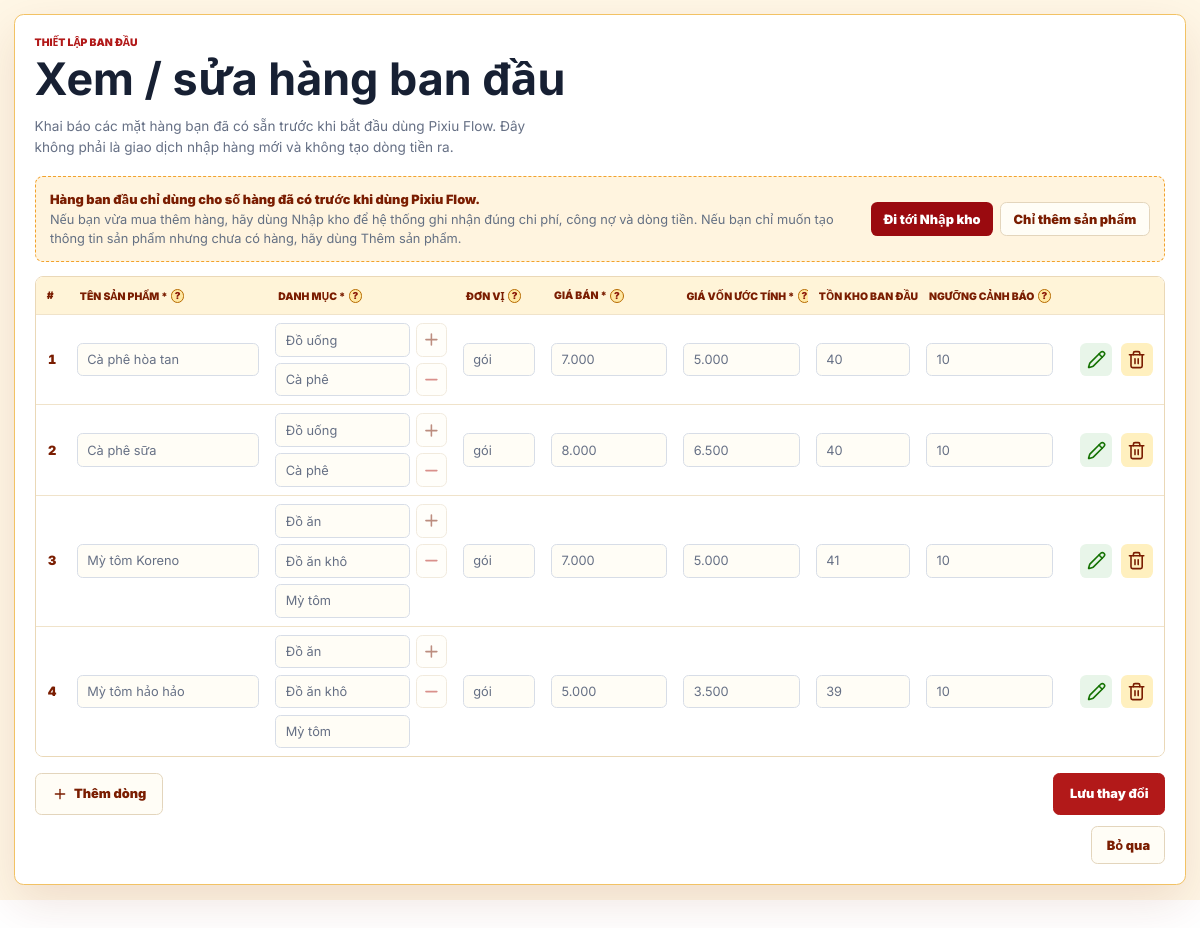
Screenshot of /setup/products/ (signed in) with the database file from the repository.
### core/models.py (models this page shows, shortened)
class TimeStampedModel(models.Model):
    user = models.ForeignKey(User, on_delete=models.CASCADE, null=True)
    created_at = models.DateTimeField(auto_now_add=True)
    updated_at = models.DateTimeField(auto_now=True)
    class Meta:
        abstract = True

class Product(TimeStampedModel):
    name = models.CharField(max_length=255)
    sku = models.CharField(
        max_length=20,
        blank=True,
        db_index=True,
        help_text="Mã sản phẩm tự động. Ví dụ: CF-001",
    )
    category = models.CharField(max_length=100, blank=True)
    unit = models.CharField(max_length=50)
    alert_threshold = models.PositiveIntegerField(default=10)
    price_sell = models.DecimalField(max_digits=12, decimal_places=0, default=0)
    price_buy_latest = models.DecimalField(max_digits=12, decimal_places=0, default=0)
    supplier_name = models.CharField(max_length=255, blank=True)
    stock_quantity = models.IntegerField(default=0)
    is_active = models.BooleanField(default=True)
    class Meta:
        unique_together = [("user", "sku")]
        ordering = ['name']

class OpeningStock(TimeStampedModel):
    product = models.ForeignKey(
        Product,
        on_delete=models.CASCADE,
        related_name='opening_stocks'
    )
    quantity = models.PositiveIntegerField()
    estimated_unit_cost = models.DecimalField(max_digits=12, decimal_places=0, default=0)
    stock_date = models.DateField(blank=True, null=True)
    note = models.TextField(blank=True)
    class Meta:
        ordering = ['-created_at']

### core/views.py (the view, shortened to what this page needs)
# urls.py: path('setup/products/', views.setup_products_view, name='setup_products'),
def setup_products_view(request):
    rows = []
    errors = []
    user_products = for_user(Product, request.user).filter(is_active=True).order_by('name')
    user_sales = for_user(Sale, request.user)
    user_purchases = for_user(Purchase, request.user)
    user_expenses = for_user(Expense, request.user)
    user_opening_stocks = for_user(OpeningStock, request.user)
    has_transactions = user_sales.exists() or user_purchases.exists() or user_expenses.exists()
    has_opening_stock = user_opening_stocks.exists()
    if not rows and request.method != 'POST':
        for opening_stock in user_opening_stocks.select_related('product').order_by('product__name', 'id'):
            product = opening_stock.product
            rows.append({
                'product_id': str(product.id),
                'product_name': product.name,
                'category': product.category,
                'unit': product.unit,
                'price_sell': product.price_sell,
                'quantity': opening_stock.quantity,
                'estimated_unit_cost': opening_stock.estimated_unit_cost,
                'alert_threshold': product.alert_threshold,
                'has_product_transactions': has_transactions,
                'has_opening_stock': True,
                'delete_opening_stock': '0',
                'confirm_opening_change': '0',
            })
    return render(request, 'core/setup_products.html', {
        'rows': rows,
        'errors': errors,
        'has_transactions': has_transactions,
        'has_opening_stock': has_opening_stock,
        'form_submitted': request.method == 'POST' or has_opening_stock,
    })

### core/views.py (called while the page is built)
def for_user(model, user):
    if not user or not user.is_authenticated:
        return model.objects.none()
    return model.objects.filter(user=user)

### core/templates/core/setup_products.html (shortened to what this page needs)
{% load static %}
<!DOCTYPE html>
<html lang="vi">
<head>
    <link rel="stylesheet" href="{% static 'core/css/styles.css' %}">
</head>
<body>
<main class="onboarding-shell onboarding-shell--wide">
    <section class="opening-wizard setup-products-page">
        <header class="opening-wizard__head">
            <div>
                <p class="onboarding-kicker">Thiết lập ban đầu</p>
                <h1>{% if has_opening_stock %}Xem / sửa hàng ban đầu{% else %}Khai báo hàng ban đầu{% endif %}</h1>
                <p>Khai báo các mặt hàng bạn đã có sẵn trước khi bắt đầu dùng Pixiu Flow. Đây không phải là giao dịch nhập hàng mới và không tạo dòng tiền ra.</p>
            </div>
        </header>
        <div class="opening-guidance">
            <div>
                <strong>Hàng ban đầu chỉ dùng cho số hàng đã có trước khi dùng Pixiu Flow.</strong>
                <span>Nếu bạn vừa mua thêm hàng, hãy dùng Nhập kho để hệ thống ghi nhận đúng chi phí, công nợ và dòng tiền. Nếu bạn chỉ muốn tạo thông tin sản phẩm nhưng chưa có hàng, hãy dùng Thêm sản phẩm.</span>
            </div>
            <div class="opening-guidance__actions">
                <a href="/expenses/create/?mode=purchase">Đi tới Nhập kho</a>
                <a href="/products/create/" class="opening-guidance__secondary">Chỉ thêm sản phẩm</a>
            </div>
        </div>
        <form method="post" id="setupProductsForm" autocomplete="off" data-preserve-values="{{ form_submitted|yesno:'1,0' }}" data-has-transactions="{{ has_transactions|yesno:'1,0' }}" data-edit-unlocked="{% if has_transactions %}0{% else %}1{% endif %}">
            <div class="opening-table-wrap setup-products-table-wrap">
                <table class="opening-table setup-products-table">
                    <thead>
                        <tr>
                            <th>#</th>
                            <th><span class="opening-th-content">Tên sản phẩm * <button type="button" class="opening-column-help" aria-label="Giải thích cột Tên sản phẩm" data-tooltip="Tên mặt hàng bạn đang có trong kho, ví dụ: Cà phê sữa, Áo thun trắng."><span aria-hidden="true">?</span></button></span></th>
                            <th><span class="opening-th-content">Danh mục * <button type="button" class="opening-column-help" aria-label="Giải thích cột Danh mục" data-tooltip="Nhóm sản phẩm để dễ quản lý. Có thể nhập dạng nhiều cấp, ví dụ: Đồ uống / Cà phê."><span aria-hidden="true">?</span></button></span></th>
                            <th><span class="opening-th-content">Đơn vị <button type="button" class="opening-column-help" aria-label="Giải thích cột Đơn vị" data-tooltip="Đơn vị bán hoặc theo dõi tồn kho, ví dụ: cái, hộp, gói, ly, kg."><span aria-hidden="true">?</span></button></span></th>
                            <th><span class="opening-th-content">Giá bán * <button type="button" class="opening-column-help" aria-label="Giải thích cột Giá bán" data-tooltip="Giá bạn dự kiến bán cho khách. Có thể sửa lại sau."><span aria-hidden="true">?</span></button></span></th>
                            <th><span class="opening-th-content">Giá vốn ước tính * <button type="button" class="opening-column-help" aria-label="Giải thích cột Giá vốn ước tính" data-tooltip="Chi phí ước tính cho 1 đơn vị hàng đã có sẵn. Dùng để tính giá trị tồn kho và lợi nhuận ban đầu."><span aria-hidden="true">?</span></button></span></th>
                            <th><span class="opening-th-content">Tồn kho ban đầu * <button type="button" class="opening-column-help" aria-label="Giải thích cột Tồn kho ban đầu" data-tooltip="Số lượng hàng bạn đã có trước khi bắt đầu dùng Pixiu Flow. Màn này chỉ lưu khi số lượng lớn hơn 0."><span aria-hidden="true">?</span></button></span></th>
                            <th><span class="opening-th-content">Ngưỡng cảnh báo <button type="button" class="opening-column-help" aria-label="Giải thích cột Ngưỡng cảnh báo" data-tooltip="Khi tồn kho bằng hoặc thấp hơn số này, hệ thống sẽ cảnh báo sắp hết hàng."><span aria-hidden="true">?</span></button></span></th>
                            <th></th>
                        </tr>
                    </thead>
                    <tbody id="setupProductRows">
                        {% for row in rows %}
                        <tr
                            data-existing="{{ row.product_id|yesno:'1,0' }}"
                            data-has-transactions="{{ has_transactions|yesno:'1,0' }}"
                            data-original-quantity="{{ row.quantity|default:'0' }}"
                            data-original-cost="{{ row.estimated_unit_cost|default:'0' }}"
                        >
                            <td class="opening-row-number">{{ forloop.counter }}</td>
                            <td>
                                <input type="text" name="product_name[]" value="{% if form_submitted %}{{ row.product_name }}{% endif %}" placeholder="Ví dụ: Cà phê sữa" autocomplete="off">
                            </td>
                            <td>
                                <div class="setup-category-builder" data-max-levels="4">
                                    <div class="setup-category-levels">
                                        <input type="text" class="setup-category-level" data-level="1" placeholder="Cấp 1: Đồ uống" autocomplete="off">
                                    </div>
                                    <div class="setup-category-actions">
                                        <button type="button" class="setup-category-add-level" title="Thêm cấp danh mục dưới" aria-label="Thêm cấp danh mục dưới"><i data-lucide="plus"></i></button>
                                        <button type="button" class="setup-category-remove-level" title="Xóa cấp danh mục dưới cùng" aria-label="Xóa cấp danh mục dưới cùng" hidden><i data-lucide="minus"></i></button>
                                    </div>
                                </div>
                            </td>
                            <td><input type="text" name="unit[]" value="{% if form_submitted %}{{ row.unit }}{% endif %}" placeholder="gói" autocomplete="off"></td>
                            <td><input type="text" name="price_sell[]" value="{% if form_submitted %}{{ row.price_sell }}{% endif %}" inputmode="numeric" class="opening-money" placeholder="15.000" autocomplete="off"></td>
                            <td><input type="text" name="estimated_unit_cost[]" value="{% if form_submitted %}{{ row.estimated_unit_cost }}{% endif %}" inputmode="numeric" class="opening-money setup-cost-input" placeholder="5.000" autocomplete="off"></td>
                            <td><input type="number" name="quantity[]" value="{% if form_submitted %}{{ row.quantity }}{% endif %}" min="1" step="1" class="setup-quantity-input" placeholder="Ví dụ: 40" autocomplete="off"></td>
                            <td><input type="number" name="alert_threshold[]" value="{% if form_submitted %}{{ row.alert_threshold }}{% endif %}" min="0" step="1" placeholder="10" autocomplete="off"></td>
                            <td class="setup-row-actions">
                                {% if row.has_opening_stock %}
                                <button type="button" class="setup-edit-opening" title="Sửa hàng ban đầu" aria-label="Sửa hàng ban đầu"><i data-lucide="pencil"></i></button>
                                <button type="button" class="setup-clear-opening" title="Xóa hàng ban đầu" aria-label="Xóa hàng ban đầu"><i data-lucide="trash-2"></i></button>
                                {% elif not row.product_id %}
                                <button type="button" class="opening-remove" title="Xóa dòng" aria-label="Xóa dòng"><i data-lucide="trash-2"></i></button>
                                {% endif %}
                            </td>
                        </tr>
                        {% endfor %}
                    </tbody>
                </table>
            </div>
            <div class="opening-actions">
                <button type="button" class="secondary-action" id="addSetupProductRow"><i data-lucide="plus"></i> Thêm dòng</button>
                <div>
                    <button type="submit">Lưu thay đổi</button>
                </div>
            </div>
        </form>
        <form method="post" class="opening-no-stock-form">
            <button type="submit" name="action" value="skip" class="secondary-action">Bỏ qua</button>
        </form>
    </section>
</main>
</body>
</html>

### core/static/core/css/base.css (style rules this page uses)
* { box-sizing: border-box; }
html { zoom: 0.8; }
:root { --red: #8b1010; --red-dark: #760b0b; --red-soft: #a92a2a; --gold: #ffbb00; --cream: #fff6da; --cream-soft: #fffaf0; --toolbar: #faedc3; --border: #f2bf4b; --text: #222222; --muted: #6b7280; }
body { margin: 0; font-family: "Inter", Arial, sans-serif; background: #ffffff; color: var(--text); }
a { color: inherit; }

### rows the page displays
Product: product_name "Cà phê hòa tan", unit "gói", price_sell "7.000"
OpeningStock: estimated_unit_cost "5.000"
Product: product_name "Cà phê sữa", unit "gói", price_sell "8.000"
OpeningStock: estimated_unit_cost "6.500"
Product: product_name "Mỳ tôm Koreno", unit "gói", price_sell "7.000"
OpeningStock: estimated_unit_cost "5.000"
Product: product_name "Mỳ tôm hảo hảo", unit "gói", price_sell "5.000"
OpeningStock: estimated_unit_cost "3.500"
